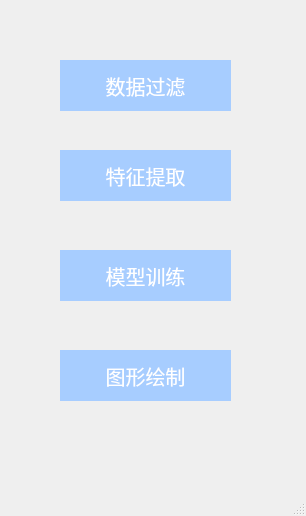
<?xml version="1.0" encoding="UTF-8"?>
<ui version="4.0">
 <class>MainWindow</class>
 <widget class="QMainWindow" name="MainWindow">
  <property name="geometry">
   <rect>
    <x>0</x>
    <y>0</y>
    <width>306</width>
    <height>516</height>
   </rect>
  </property>
  <property name="windowTitle">
   <string>MainWindow</string>
  </property>
  <property name="styleSheet">
   <string notr="true">QPushButton
{
	color: rgb(255, 255, 255);
	background-color: rgb(167, 205, 255);
	border:none;
    padding: 3px;
	font-family: &quot;微软雅黑&quot;;
	font-size: 20px;
	text-align: center;
}
QPushButton:hover, QPushButton:pressed , QPushButton:checked
{
	background-color: rgb(85, 170, 255);
	text-align: right;
	padding-right: 20px;
	font-weight:100
}
QPushButton:hover
{
	background-image: url(&quot;D:/Documents/PyQt5/qt_protein/qt_protein/ui/images/icons/dark/appbar.navigate.next.png&quot;);
	background-repeat:no-repeat;
	background-position: center left;
}
QPushButton:pressed, QPushButton:checked
{
	background-image: url(&quot;D:/Documents/PyQt5/qt_protein/qt_protein/ui/images/icons/light/appbar.navigate.next.png&quot;);
	background-repeat:no-repeat;
	background-position: center left;
}</string>
  </property>
  <widget class="QWidget" name="centralwidget">
   <widget class="QPushButton" name="filter_btn">
    <property name="geometry">
     <rect>
      <x>60</x>
      <y>60</y>
      <width>171</width>
      <height>51</height>
     </rect>
    </property>
    <property name="font">
     <font>
      <family>微软雅黑</family>
      <pointsize>-1</pointsize>
     </font>
    </property>
    <property name="styleSheet">
     <string notr="true"/>
    </property>
    <property name="text">
     <string>数据过滤</string>
    </property>
   </widget>
   <widget class="QPushButton" name="feature_btn">
    <property name="geometry">
     <rect>
      <x>60</x>
      <y>150</y>
      <width>171</width>
      <height>51</height>
     </rect>
    </property>
    <property name="font">
     <font>
      <family>微软雅黑</family>
      <pointsize>-1</pointsize>
     </font>
    </property>
    <property name="styleSheet">
     <string notr="true"/>
    </property>
    <property name="text">
     <string>特征提取</string>
    </property>
   </widget>
   <widget class="QPushButton" name="train_btn">
    <property name="geometry">
     <rect>
      <x>60</x>
      <y>250</y>
      <width>171</width>
      <height>51</height>
     </rect>
    </property>
    <property name="font">
     <font>
      <family>微软雅黑</family>
      <pointsize>-1</pointsize>
     </font>
    </property>
    <property name="styleSheet">
     <string notr="true"/>
    </property>
    <property name="text">
     <string>模型训练</string>
    </property>
   </widget>
   <widget class="QPushButton" name="params_plot_btn">
    <property name="geometry">
     <rect>
      <x>60</x>
      <y>350</y>
      <width>171</width>
      <height>51</height>
     </rect>
    </property>
    <property name="font">
     <font>
      <family>微软雅黑</family>
      <pointsize>-1</pointsize>
     </font>
    </property>
    <property name="styleSheet">
     <string notr="true"/>
    </property>
    <property name="text">
     <string>图形绘制</string>
    </property>
   </widget>
  </widget>
  <widget class="QMenuBar" name="menubar">
   <property name="geometry">
    <rect>
     <x>0</x>
     <y>0</y>
     <width>306</width>
     <height>23</height>
    </rect>
   </property>
  </widget>
  <widget class="QStatusBar" name="statusbar"/>
 </widget>
 <resources/>
 <connections/>
</ui>
